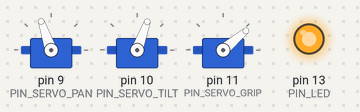
The sketch below on a simulated Arduino Uno, built with avr-gcc and run on an emulated ATmega328P. Parts: 3 × servo, output pins drawn as LEDs (lit = HIGH). At 0.0 s the program stops and its outputs stay as they are.

Above: at 0.1 s.
Timing chart, 0 to 1.5 s (numbered marks = the images above):
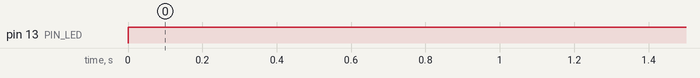

The sketch:

module3_partA.ino
```cpp
#include <Servo.h>

#define PIN_SERVO_PAN   (9)
#define PIN_SERVO_TILT (10)
#define PIN_SERVO_GRIP (11)
#define PIN_LED        (13)

#define APIN_GRIPFORCE (5)

Servo sPan, sTilt, sGrip;

void setup() {
  pinMode(PIN_LED,OUTPUT);
  sPan.attach(PIN_SERVO_PAN);
  sTilt.attach(PIN_SERVO_TILT);
  sGrip.attach(PIN_SERVO_GRIP);

  sPan.write(109);
  sTilt.write(70);

  digitalWrite(PIN_LED,0);
}

void loop() {
  int curGrip = 40;
  for(;;){
    sGrip.write(curGrip);

    if(analogRead(APIN_GRIPFORCE) > 40)
      break;

    curGrip++;
    delay(50);
  }
  digitalWrite(PIN_LED,1);
  for(;;);

}
```

Measured:
- by itself, pin 13 (PIN_LED): LOW → HIGH at 0.00 s
